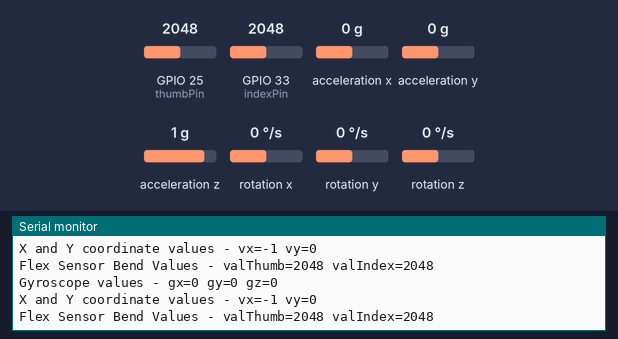
Recording of a sketch running on a simulated ESP32. Shown: the last lines printed to the serial monitor. The test bench sets the inputs (shaded band); at power-on: GPIO 25 (thumbPin) = 2048, GPIO 33 (indexPin) = 2048, acceleration x 0 g, acceleration y 0 g, acceleration z 1 g, rotation x 0 °/s, rotation y 0 °/s, rotation z 0 °/s. USB keyboard and mouse output is not drawn.

Above: at 4.2 s.
4.3 s: GPIO 25 (thumbPin) set to 1949
At 5.1 s:
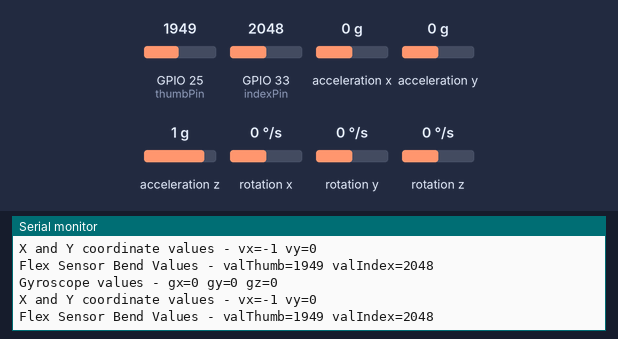
5.8 s: GPIO 25 (thumbPin) set to 1872
At 6.5 s:
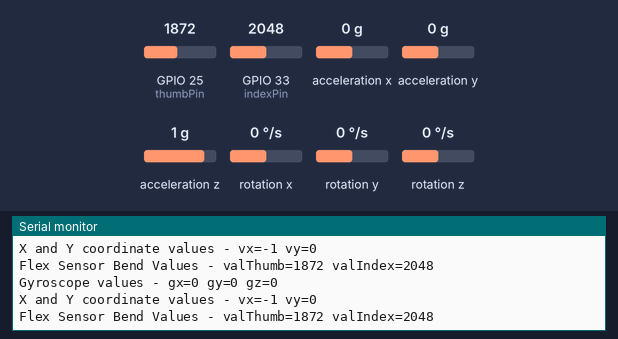
7.3 s: GPIO 33 (indexPin) set to 1071
At 8.4 s:
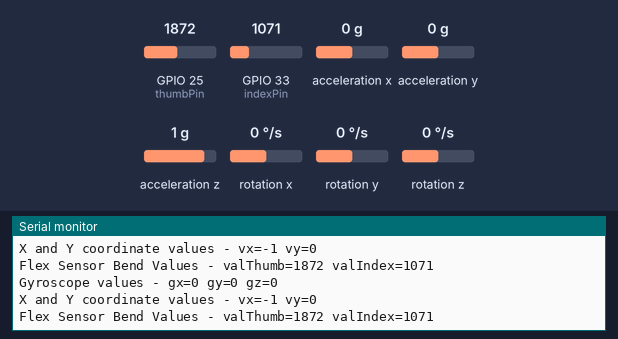
8.8 s: GPIO 33 (indexPin) set to 935
At 9.4 s:
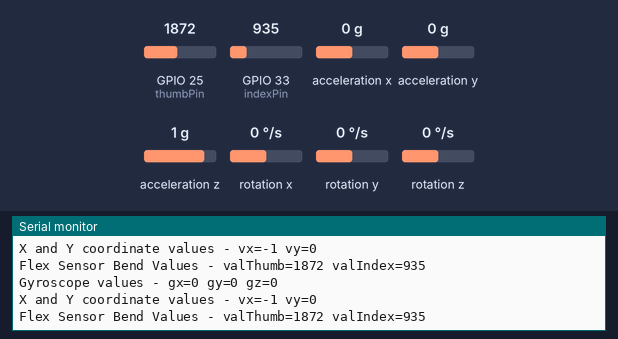
Timing chart, 0 to 11.8 s (numbered marks = the images above; inputs shaded):
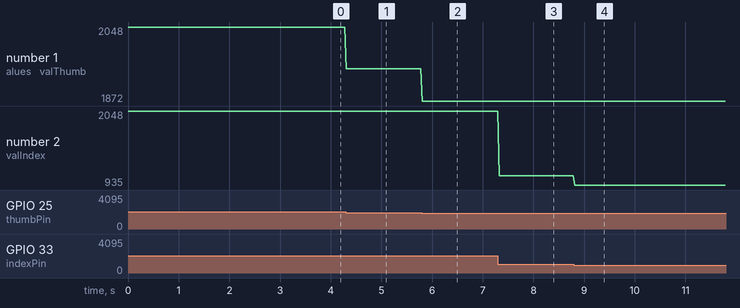

The sketch:

GestureMouse.ino
```cpp
#include <Wire.h>
#include <MPU6050.h>
#include <BleMouse.h>

BleMouse bleMouse("Universal Gesture Controlled Mouse", "Espressif", 100);

MPU6050 mpu;

int16_t gx, gy, gz; // Gyro variables
int vx, vy;         // Pointer displacement

const int thumbPin = 25;
const int indexPin = 33;
int valThumb, valIndex; // Flex sensor output values
int sense = 250;        // Pointer sensitivity value
int buffThumb = 1900;
int buffIndex = 2100;

bool flagThumb = false;
bool flagIndex = false;
bool flagDrag = false;

int rate = 20; // Refresh rate

void setup() {
  Wire.begin();
  mpu.initialize();
  bleMouse.begin();
  Serial.begin(115200); // Initialize serial communication
}

void loop() {
  moveMouse();
  clickMouse();
  printValues();
  delay(rate);
}

void moveMouse() {
  if (!flagThumb && !flagIndex) {
    mpu.getRotation(&gx, &gy, &gz);

    // Convert gyro output values to pointer displacement
    vx = -(gx + 470) / sense;
    vy = -(gz + 20) / sense;

    bleMouse.move(vx, vy);
  } else if (flagDrag) {
    mpu.getRotation(&gx, &gy, &gz);
    vx = -(gx + 470) / sense;
    vy = -(gz + 20) / sense;
    bleMouse.press(MOUSE_LEFT);
    valThumb = analogRead(thumbPin);
    if (valThumb < buffThumb) {
      flagDrag = false;
      bleMouse.release(MOUSE_LEFT);
    }
    bleMouse.move(vx, vy);
  }
}

void clickMouse() {
  valThumb = analogRead(thumbPin);
  valIndex = analogRead(indexPin);

  clickThumb();
  clickIndex();
}

void clickThumb() {
  if (!flagThumb) {
    if (valThumb > buffThumb) {
      flagDrag = true;
      flagThumb = true;
      bleMouse.press(MOUSE_LEFT);
      bleMouse.release(MOUSE_LEFT);
    }
  } else {
    if (valThumb < buffThumb) {
      flagThumb = false;
    }
  }
}

void clickIndex() {
  if (!flagIndex) {
    if (valIndex > buffIndex) {
      flagIndex = true;
      bleMouse.press(MOUSE_RIGHT);
      bleMouse.release(MOUSE_RIGHT);
    }
  } else {
    if (valIndex < buffIndex) {
      flagIndex = false;
    }
  }
}

void printValues() {
  Serial.print("\nGyroscope values - gx=");
  Serial.print(gx);
  Serial.print(" gy=");
  Serial.print(gy);
  Serial.print(" gz=");
  Serial.print(gz);
  Serial.print("\n");

  Serial.print("X and Y coordinate values - vx=");
  Serial.print(vx);
  Serial.print(" vy=");
  Serial.print(vy);
  Serial.print("\n");

  Serial.print("Flex Sensor Bend Values - valThumb=");
  Serial.print(valThumb);
  Serial.print(" valIndex=");
  Serial.print(valIndex);
  Serial.print("\n");
}
```

Measured:
- after the input at 4.3 s, the serial monitor: prints a new line at once (image 1)
- after the input at 5.8 s, the serial monitor: prints a new line at once (image 2)
- after the input at 7.3 s, the serial monitor: prints a new line at once (image 3)
- after the input at 8.8 s, the serial monitor: prints a new line at once (image 4)
- plotted number 1: 2048 → 1949 after the input at 4.3 s, 1949 → 1872 after the input at 5.8 s
- plotted number 2: 2048 → 1071 after the input at 7.3 s, 1071 → 935 after the input at 8.8 s
